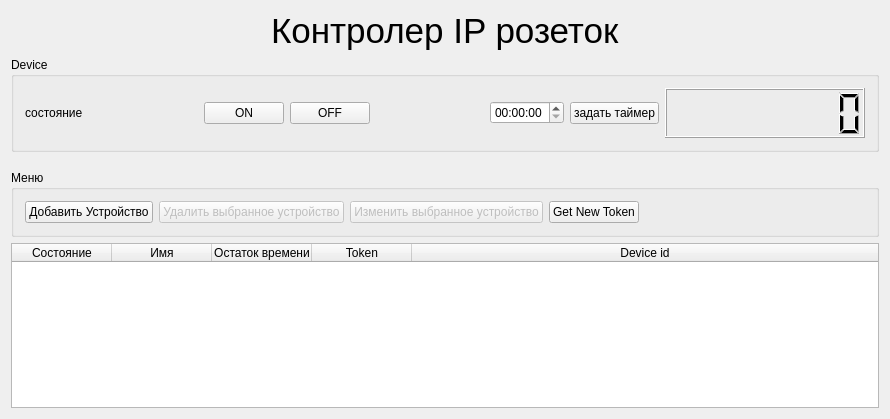
<?xml version="1.0" encoding="UTF-8"?>
<ui version="4.0">
 <class>MainWindow</class>
 <widget class="QMainWindow" name="MainWindow">
  <property name="geometry">
   <rect>
    <x>0</x>
    <y>0</y>
    <width>890</width>
    <height>419</height>
   </rect>
  </property>
  <property name="windowTitle">
   <string>Sovremennik Power Controller</string>
  </property>
  <widget class="QWidget" name="centralWidget">
   <layout class="QHBoxLayout" name="horizontalLayout_5">
    <item>
     <layout class="QGridLayout" name="gridLayout">
      <item row="2" column="0">
       <spacer name="verticalSpacer_5">
        <property name="orientation">
         <enum>Qt::Vertical</enum>
        </property>
        <property name="sizeHint" stdset="0">
         <size>
          <width>20</width>
          <height>40</height>
         </size>
        </property>
       </spacer>
      </item>
      <item row="0" column="0">
       <layout class="QHBoxLayout" name="horizontalLayout">
        <item>
         <spacer name="horizontalSpacer">
          <property name="orientation">
           <enum>Qt::Horizontal</enum>
          </property>
          <property name="sizeHint" stdset="0">
           <size>
            <width>40</width>
            <height>20</height>
           </size>
          </property>
         </spacer>
        </item>
        <item>
         <widget class="QLabel" name="label">
          <property name="text">
           <string>&lt;html&gt;&lt;head/&gt;&lt;body&gt;&lt;p&gt;&lt;span style=&quot; font-size:26pt;&quot;&gt;Контролер IP розеток&lt;/span&gt;&lt;/p&gt;&lt;/body&gt;&lt;/html&gt;</string>
          </property>
         </widget>
        </item>
        <item>
         <spacer name="horizontalSpacer_2">
          <property name="orientation">
           <enum>Qt::Horizontal</enum>
          </property>
          <property name="sizeHint" stdset="0">
           <size>
            <width>40</width>
            <height>20</height>
           </size>
          </property>
         </spacer>
        </item>
       </layout>
      </item>
      <item row="1" column="0">
       <widget class="QGroupBox" name="horizontalGroupBox_2">
        <property name="title">
         <string>Device</string>
        </property>
        <layout class="QHBoxLayout" name="horizontalLayout_2">
         <item>
          <widget class="QLabel" name="label_2">
           <property name="sizePolicy">
            <sizepolicy hsizetype="Minimum" vsizetype="Minimum">
             <horstretch>0</horstretch>
             <verstretch>0</verstretch>
            </sizepolicy>
           </property>
           <property name="text">
            <string>&lt;html&gt;&lt;head/&gt;&lt;body&gt;&lt;p&gt;состояние&lt;/p&gt;&lt;/body&gt;&lt;/html&gt;</string>
           </property>
          </widget>
         </item>
         <item>
          <spacer name="horizontalSpacer_3">
           <property name="orientation">
            <enum>Qt::Horizontal</enum>
           </property>
           <property name="sizeHint" stdset="0">
            <size>
             <width>40</width>
             <height>20</height>
            </size>
           </property>
          </spacer>
         </item>
         <item>
          <layout class="QHBoxLayout" name="horizontalLayout_4">
           <item>
            <widget class="QPushButton" name="pushButton">
             <property name="text">
              <string>ON</string>
             </property>
            </widget>
           </item>
           <item>
            <widget class="QPushButton" name="pushButton_3">
             <property name="text">
              <string>OFF</string>
             </property>
            </widget>
           </item>
          </layout>
         </item>
         <item>
          <spacer name="horizontalSpacer_4">
           <property name="orientation">
            <enum>Qt::Horizontal</enum>
           </property>
           <property name="sizeHint" stdset="0">
            <size>
             <width>40</width>
             <height>20</height>
            </size>
           </property>
          </spacer>
         </item>
         <item>
          <layout class="QHBoxLayout" name="horizontalLayout_3">
           <item>
            <widget class="QTimeEdit" name="timeEdit">
             <property name="date">
              <date>
               <year>1970</year>
               <month>1</month>
               <day>1</day>
              </date>
             </property>
             <property name="maximumDateTime">
              <datetime>
               <hour>23</hour>
               <minute>59</minute>
               <second>59</second>
               <year>1970</year>
               <month>1</month>
               <day>1</day>
              </datetime>
             </property>
             <property name="minimumDateTime">
              <datetime>
               <hour>0</hour>
               <minute>0</minute>
               <second>0</second>
               <year>1970</year>
               <month>1</month>
               <day>1</day>
              </datetime>
             </property>
             <property name="timeSpec">
              <enum>Qt::UTC</enum>
             </property>
             <property name="time">
              <time>
               <hour>0</hour>
               <minute>0</minute>
               <second>0</second>
              </time>
             </property>
            </widget>
           </item>
           <item>
            <widget class="QPushButton" name="pushButton_4">
             <property name="text">
              <string>задать таймер</string>
             </property>
            </widget>
           </item>
           <item>
            <widget class="QLCDNumber" name="lcdNumber">
             <property name="minimumSize">
              <size>
               <width>200</width>
               <height>50</height>
              </size>
             </property>
             <property name="smallDecimalPoint">
              <bool>false</bool>
             </property>
             <property name="digitCount">
              <number>8</number>
             </property>
             <property name="mode">
              <enum>QLCDNumber::Dec</enum>
             </property>
             <property name="intValue" stdset="0">
              <number>0</number>
             </property>
            </widget>
           </item>
          </layout>
         </item>
        </layout>
       </widget>
      </item>
      <item row="3" column="0">
       <widget class="QGroupBox" name="horizontalGroupBox">
        <property name="title">
         <string>Меню</string>
        </property>
        <layout class="QHBoxLayout" name="horizontalLayout_6">
         <item>
          <widget class="QPushButton" name="pushButton_2">
           <property name="enabled">
            <bool>true</bool>
           </property>
           <property name="text">
            <string>Добавить Устройство</string>
           </property>
          </widget>
         </item>
         <item>
          <widget class="QPushButton" name="pushButton_5">
           <property name="enabled">
            <bool>false</bool>
           </property>
           <property name="text">
            <string>Удалить выбранное устройство</string>
           </property>
          </widget>
         </item>
         <item>
          <widget class="QPushButton" name="pushButton_6">
           <property name="enabled">
            <bool>false</bool>
           </property>
           <property name="text">
            <string>Изменить выбранное устройство</string>
           </property>
          </widget>
         </item>
         <item>
          <widget class="QPushButton" name="pushButton_7">
           <property name="text">
            <string>Get New Token</string>
           </property>
          </widget>
         </item>
         <item>
          <spacer name="horizontalSpacer_5">
           <property name="orientation">
            <enum>Qt::Horizontal</enum>
           </property>
           <property name="sizeHint" stdset="0">
            <size>
             <width>40</width>
             <height>20</height>
            </size>
           </property>
          </spacer>
         </item>
        </layout>
       </widget>
      </item>
      <item row="4" column="0">
       <widget class="QTableWidget" name="tableWidget">
        <property name="editTriggers">
         <set>QAbstractItemView::NoEditTriggers</set>
        </property>
        <property name="selectionBehavior">
         <enum>QAbstractItemView::SelectRows</enum>
        </property>
        <attribute name="horizontalHeaderStretchLastSection">
         <bool>true</bool>
        </attribute>
        <column>
         <property name="text">
          <string>Состояние</string>
         </property>
        </column>
        <column>
         <property name="text">
          <string>Имя</string>
         </property>
        </column>
        <column>
         <property name="text">
          <string>Остаток времени</string>
         </property>
        </column>
        <column>
         <property name="text">
          <string>Token</string>
         </property>
        </column>
        <column>
         <property name="text">
          <string>Device id</string>
         </property>
        </column>
       </widget>
      </item>
     </layout>
    </item>
   </layout>
  </widget>
 </widget>
 <layoutdefault spacing="6" margin="11"/>
 <resources/>
 <connections/>
</ui>
